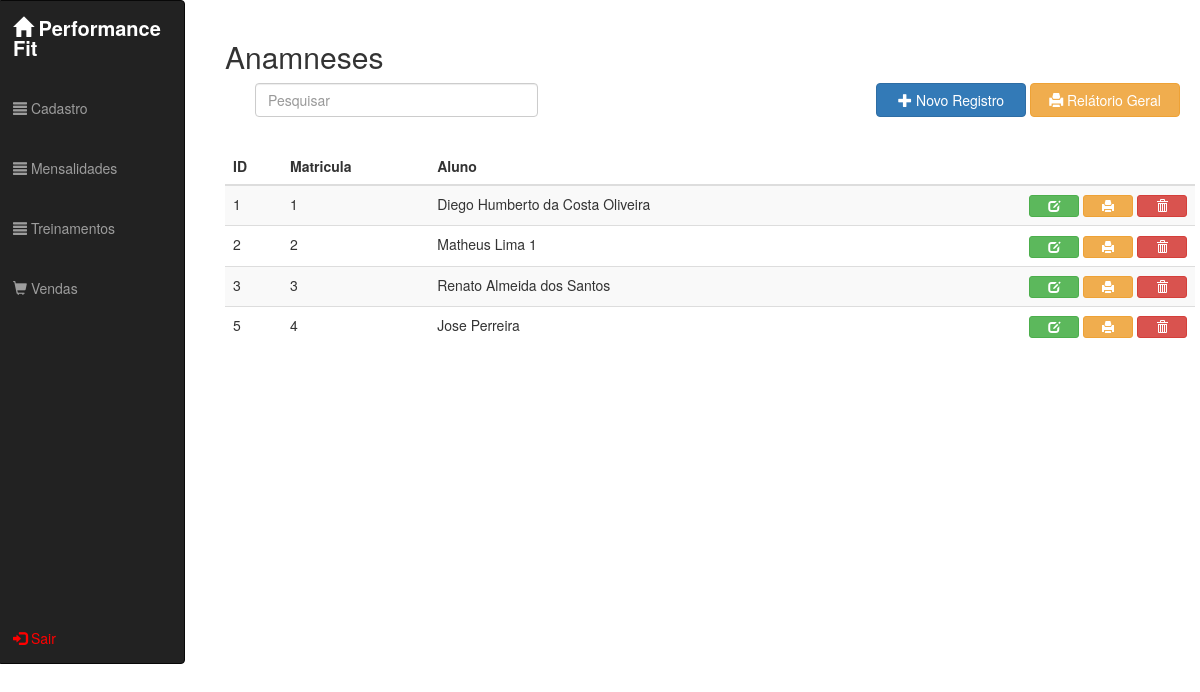
Screenshot of /view.anamneses (signed in) with the database file from the repository.
### tables this page shows
CREATE TABLE `anamneses` (
  `idanamneses` int(11) NOT NULL,
  `idalunos_cliente` int(11) NOT NULL,
  `peso_anamnese` float DEFAULT NULL,
  `altura_anamnese` float DEFAULT NULL,
  `imc_anamnese` float DEFAULT NULL,
  `pescoco_anamnese` float DEFAULT NULL,
  `ombro_anamnese` float DEFAULT NULL,
  `torax_anamnese` float DEFAULT NULL,
  `abdome_anamnese` float DEFAULT NULL,
  `cintura_anamnese` float DEFAULT NULL,
  `quadril_anamnese` float DEFAULT NULL,
  `bd_anamnese` float DEFAULT NULL,
  `be_anamnese` float DEFAULT NULL,
  `bec_anamnese` float DEFAULT NULL,
  `bdc_anamnese` float DEFAULT NULL,
  `aec_anamnese` float DEFAULT NULL,
  `adc_anamnese` float DEFAULT NULL,
  `ce_anamnese` float DEFAULT NULL,
  `cd_anamnese` float DEFAULT NULL,
  `pe_anamnese` float DEFAULT NULL,
  `pd_anamnese` float DEFAULT NULL,
  `obs_anamnese` varchar(1000) DEFAULT NULL
);

CREATE TABLE `alunos_cliente` (
  `idalunos_cliente` int(11) NOT NULL,
  `idendereco_aluno` int(11) NOT NULL,
  `nome_aluno` varchar(100) NOT NULL,
  `cpf_aluno` varchar(14) NOT NULL,
  `rg_aluno` varchar(7) NOT NULL,
  `nome_mae` varchar(100) DEFAULT NULL,
  `nome_pai` varchar(100) DEFAULT NULL,
  `email_aluno` varchar(50) NOT NULL,
  `celular_aluno` varchar(16) DEFAULT NULL,
  `residencial_aluno` varchar(15) DEFAULT NULL,
  `data_nascimento_aluno` date NOT NULL,
  `status_aluno` varchar(50) NOT NULL,
  `obs_aluno` varchar(500) DEFAULT NULL
);

### _app/Conn/Conn.class.php (called while the page is built, shortened)
<?php
class Conn {
    private static $Host = SIS_DB_HOST;
    private static $User = SIS_DB_USER;
    private static $Pass = SIS_DB_PASS;
    private static $Dbsa = SIS_DB_DBSA;
    private static $Connect = null;
    private static function Conectar() {
        try {
            if (self::$Connect == null):
                $dsn = 'mysql:host=' . self::$Host . ';dbname=' . self::$Dbsa;
                $options = [ PDO::MYSQL_ATTR_INIT_COMMAND => 'SET NAMES UTF8'];
                self::$Connect = new PDO($dsn, self::$User, self::$Pass, $options);
                self::$Connect->setAttribute(PDO::ATTR_ERRMODE, PDO::ERRMODE_EXCEPTION);
            endif;
        } catch (PDOException $e) {
            PHPErro($e->getCode(), $e->getMessage(), $e->getFile(), $e->getLine());
            die;
        }
        return self::$Connect;
    }
    public static function getConn() {
        return self::Conectar();
    }
}

### _app/Conn/Read.class.php (called while the page is built, shortened)
<?php
class Read {
    private $Select;
    private $Result;
    private $Read;
    private $Conn;
    public function __construct() {
        $this->Conn = Conn::getConn();
    }
    public function ExeRead($Tabela, $Termos = null, $ParseString = null) {
        $this->Select = "SELECT * FROM {$Tabela} {$Termos}";
    }
    public function getResult() {
        return $this->Result;
    }
    public function FullRead($Query, $ParseString = null) {
        $this->Select = (string) $Query;
        $this->Execute();
    }
    private function Connect() {
        $this->Read = $this->Conn->prepare($this->Select);
        $this->Read->setFetchMode(PDO::FETCH_ASSOC);
    }
    private function Execute() {
        $this->Connect();
        try {
            $this->Read->execute();
            $this->Result = $this->Read->fetchAll();
        } catch (PDOException $e) {
            $this->Result = null;
            Erro("<b>Erro ao Ler:</b> {$e->getMessage()}", $e->getCode());
        }
    }
}

### Views/view.anamneses.php (the view, shortened to what this page needs)
<?php require REQUIRE_PATH . '/menu.php'; ?>
<div class="col-md-10 modals">
    <br>
    <h2>Anamneses</h2>
    <div>
        <div class="col-md-12" align="right">
            <form action="" method="POST">
                <div class="form-group col-md-4">
                    <input type="text" placeholder="Pesquisar" class="form-control pesquisar pesquisar-anamnese">
                </div>
            </form>
            <button class="btn btn-primary open-modal-create"><i class="glyphicon glyphicon-plus"></i> Novo Registro</button>
            <a class="relatorio-geral" href="http://localhost/academia/Views/view.anamneses.relatorio.php" target="_blank"><button class="btn btn-warning"><i class="glyphicon glyphicon-print"></i> Relátorio Geral</button></a>
        </div>
        <div class="form-group col-md-12 mensagens-retorno">
        </div>
        <table class="table table-striped modal-table">
            <thead>
                <tr>
                    <th>ID</th>
                    <th>Matricula</th>
                    <th>Aluno</th>
                    <th></th>
                </tr>
            </thead>
            <tbody class="j-result-anamneses">
                <?php
                $ReadAnamnese = new Read;
                $ReadAnamnese->FullRead("SELECT anamneses.idanamneses, anamneses.idalunos_cliente, alunos_cliente.nome_aluno "
                                       . "FROM anamneses "
                                       . "LEFT JOIN alunos_cliente ON anamneses.idalunos_cliente = alunos_cliente.idalunos_cliente");
                foreach ($ReadAnamnese->getResult() as $e):
                    extract($e);
                    echo "<tr id='{$idanamneses}'>" .
                    "<td>{$idanamneses}</td>" .
                    "<td>{$idalunos_cliente}</td>" .
                    "<td>{$nome_aluno}</td>" .
                    "<td align='right'>" .
                    "<button class='btn btn-success btn-xs open-modal-update j-open-modal-update-anamnese' idanamneses={$idanamneses}><i class='glyphicon glyphicon-edit'></i></button> " .
                    "<a href='http://localhost/academia/Views/view.anamnese.relatorio.php?idanamneses={$idanamneses}' target='_blank'><button class='btn btn-warning btn-xs open-imprimir'><i class='glyphicon glyphicon-print'></i></button></a> " .
                    "<button class='btn btn-danger btn-xs open-delete j-btn-del-anamnese' idanamneses={$idanamneses}><i class='glyphicon glyphicon-trash'></i></button>".
                    "</td>" .
                    "</tr>";
                endforeach;
                ?>
            </tbody>
        </table>
    </div>
</div>

### Views/css/style.css (style rules this page uses)
.btn-success { width: 150px; }
.btn-danger { width: 150px; }
.btn-warning { width: 150px; }
.btn-primary { width: 150px; }
.open-modal-update { width: 50px; }
.open-delete { width: 50px; }
.open-imprimir { width: 50px; }
.modals { margin-left: 210px; }

### rows the page displays
anamneses: idanamneses "1", idalunos_cliente "1", idalunos_cliente.nome_aluno "Diego Humberto da Costa Oliveira"
anamneses: idanamneses "2", idalunos_cliente "2", idalunos_cliente.nome_aluno "Matheus Lima 1"
anamneses: idanamneses "3", idalunos_cliente "3", idalunos_cliente.nome_aluno "Renato Almeida dos Santos"
anamneses: idanamneses "5", idalunos_cliente "4", idalunos_cliente.nome_aluno "Jose Perreira"
